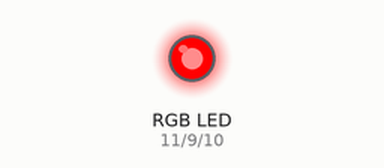
Recording of a sketch running on a simulated Arduino Uno, built with avr-gcc and run on an emulated ATmega328P. Parts: an RGB LED mixed from three pins (HIGH = lit).

Above: at 0.2 s.
At 1.2 s:
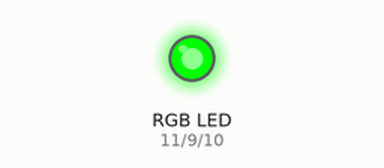
At 1.7 s:
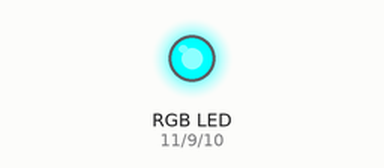
At 3.2 s:
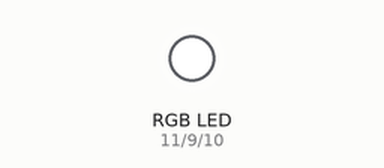
At 5.7 s:
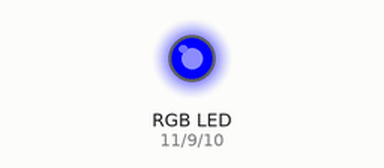
At 7.7 s:
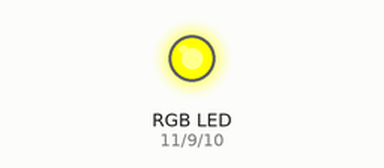
Timing chart, 0 to 8.1 s (numbered marks = the images above):
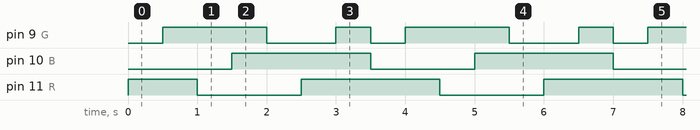

The sketch:

RGB.ino
```cpp
const int R = 11;
const int G = 9;
const int B = 10;

void setup() {
  // put your setup code here, to run once:
  pinMode(R, OUTPUT);
  pinMode(G, OUTPUT);
  pinMode(B, OUTPUT);
}

void loop() {
  // put your main code here, to run repeatedly:
  digitalWrite(R, HIGH);
  digitalWrite(G, LOW);
  digitalWrite(B, LOW);
  delay(500);
  digitalWrite(R, HIGH);
  digitalWrite(G, HIGH);
  digitalWrite(B, LOW);
  delay(500);
  digitalWrite(R, LOW);
  digitalWrite(G, HIGH);
  digitalWrite(B, LOW);
  delay(500);
  digitalWrite(R, LOW);
  digitalWrite(G, HIGH);
  digitalWrite(B, HIGH);
  delay(500);
  digitalWrite(R, LOW);
  digitalWrite(G, LOW);
  digitalWrite(B, HIGH);
  delay(500);
  digitalWrite(R, HIGH);
  digitalWrite(G, LOW);
  digitalWrite(B, HIGH);
  delay(500);
  digitalWrite(R, HIGH);
  digitalWrite(G, HIGH);
  digitalWrite(B, HIGH);
  delay(500);
}
```

Measured:
- by itself, pin 9 (G): repeats every 3.5 s: LOW 1.0 s, HIGH 0.50 s, LOW 0.50 s, HIGH 1.5 s
- by itself, pin 10 (B): alternates HIGH for 2.0 s and LOW for 1.5 s
- by itself, pin 11 (R): repeats every 3.5 s: LOW 1.5 s, HIGH 2.0 s
